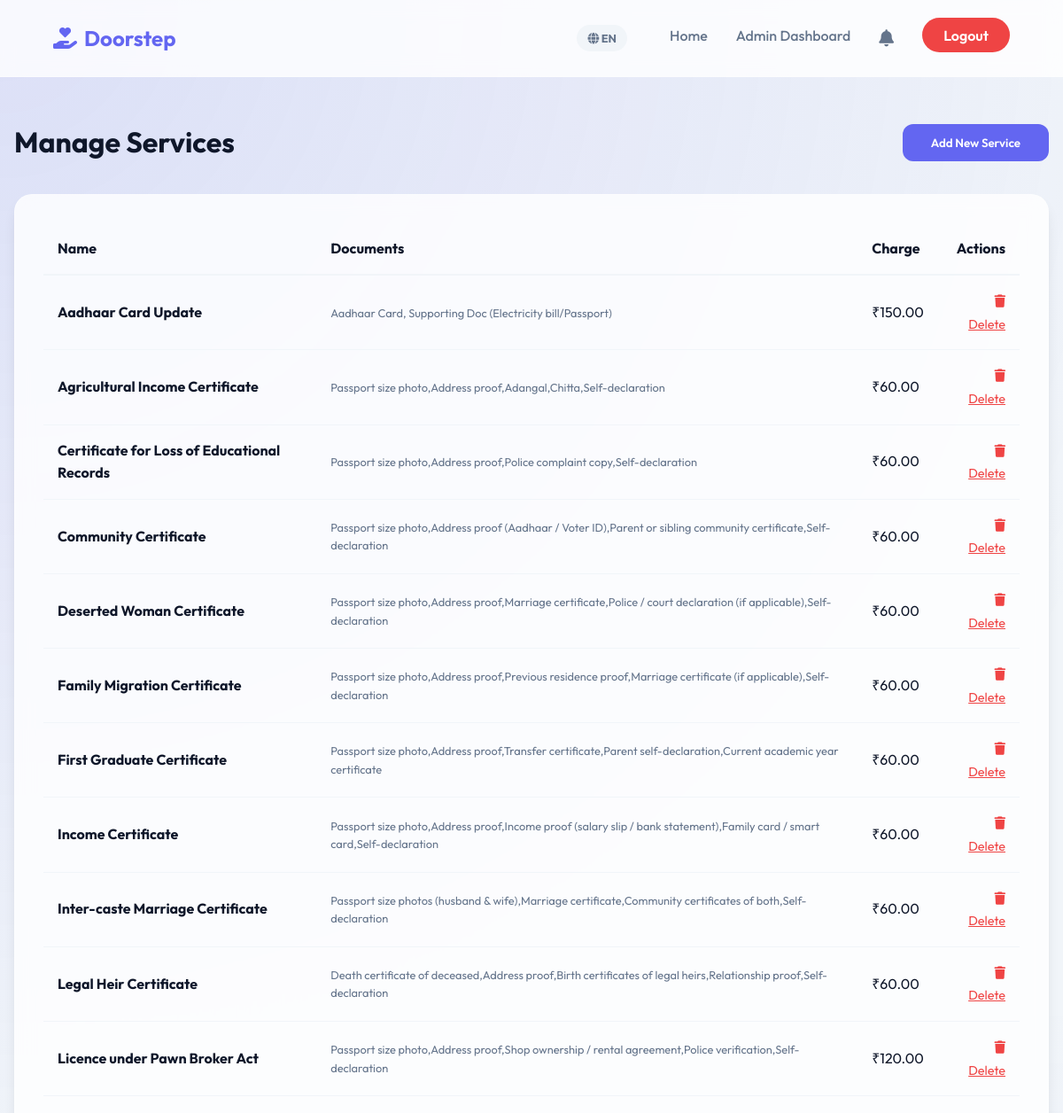
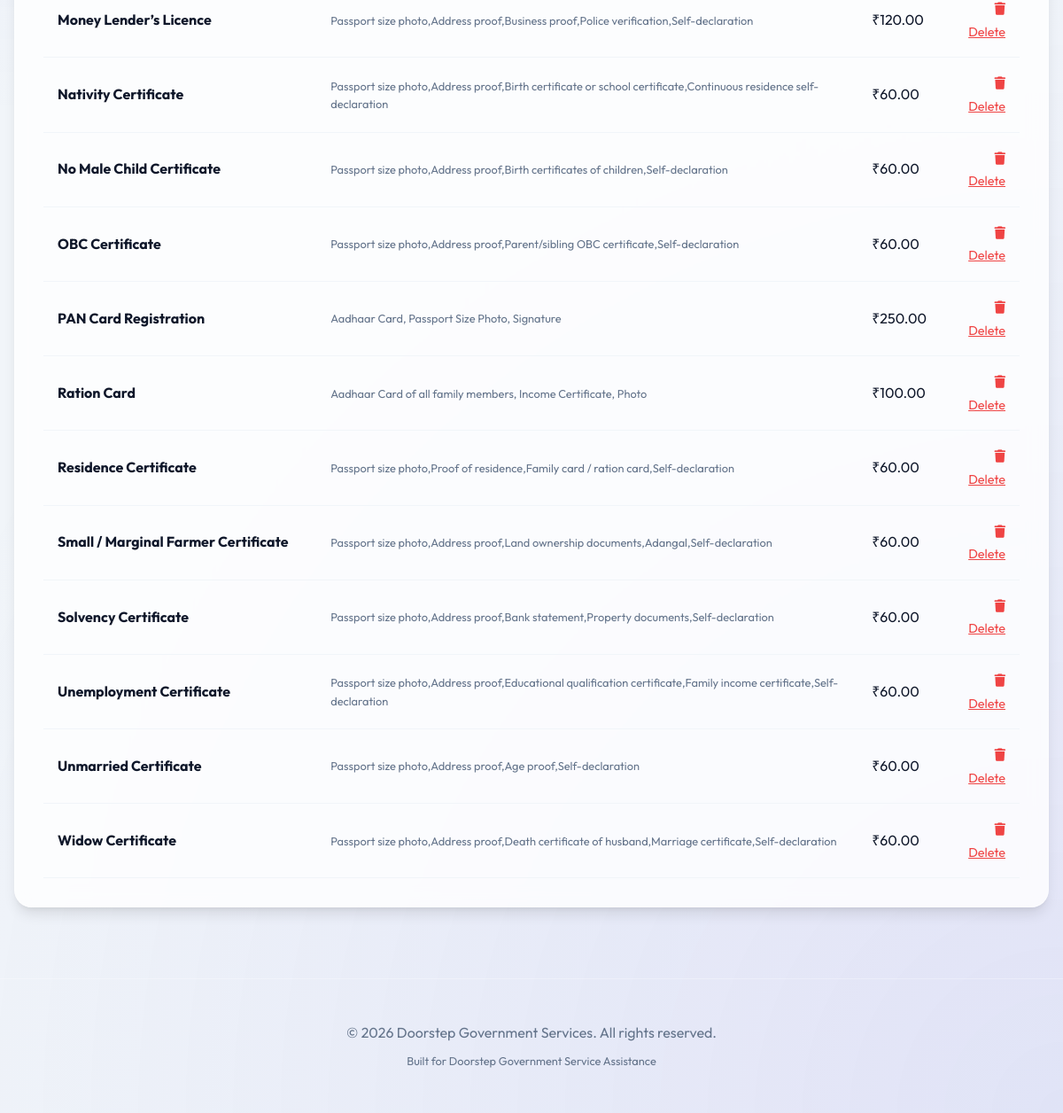
The app's page /admin/manage_services.php (signed in) with its own data (2 pictures, top to bottom).
### tables this page shows
CREATE TABLE IF NOT EXISTS services (
    id INT AUTO_INCREMENT PRIMARY KEY,
    service_name VARCHAR(100) NOT NULL,
    description TEXT,
    required_documents TEXT,  
    service_charge DECIMAL(10, 2) NOT NULL,
    estimated_days INT NOT NULL,
    service_type ENUM('Remote', 'In-Person Visit', 'Agent-Handled') DEFAULT 'In-Person Visit',
    icon_path VARCHAR(255),
    created_at TIMESTAMP DEFAULT CURRENT_TIMESTAMP
);

### admin/manage_services.php (the view, shortened to what this page needs)
<?php
include '../includes/header.php';
$services = $pdo->query("SELECT * FROM services ORDER BY service_name ASC")->fetchAll();
?>
<div class="container">
    <div style="display: flex; justify-content: space-between; align-items: center; margin-bottom: 2rem;">
        <h1>Manage Services</h1>
        <button onclick="toggleForm()" class="btn btn-primary">Add New Service</button>
    </div>
    <div class="card">
        <table style="width: 100%; border-collapse: collapse;">
            <thead>
                <tr style="border-bottom: 2px solid #f1f5f9;">
                    <th style="padding: 1rem; text-align: left;">Name</th>
                    <th style="padding: 1rem; text-align: left;">Documents</th>
                    <th style="padding: 1rem; text-align: left;">Charge</th>
                    <th style="padding: 1rem; text-align: right;">Actions</th>
                </tr>
            </thead>
            <tbody>
                <?php foreach ($services as $s): ?>
                    <tr style="border-bottom: 1px solid #f1f5f9;">
                        <td style="padding: 1rem;"><strong><?php echo $s['service_name']; ?></strong></td>
                        <td style="padding: 1rem; font-size: 0.8rem; color: var(--secondary);"><?php echo $s['required_documents']; ?></td>
                        <td style="padding: 1rem;"><?php echo CURRENCY . $s['service_charge']; ?></td>
                        <td style="padding: 1rem; text-align: right;">
                            <a href="../actions/service_action.php?delete=<?php echo $s['id']; ?>" style="color: var(--danger); font-size: 0.9rem;" onclick="return confirm('Are you sure?')"><i class="fas fa-trash"></i> Delete</a>
                        </td>
                    </tr>
                <?php endforeach; ?>
            </tbody>
        </table>
    </div>
</div>
<?php include '../includes/footer.php'; ?>

### assets/css/style.css (style rules this page uses)
:root { --primary: #6366f1; --primary-hover: #4f46e5; --secondary: #64748b; --dark: #0f172a; --light: #f8fafc; --success: #22c55e; --warning: #f59e0b; --danger: #ef4444; --glass: rgba(255, 255, 255, 0.8); --glass-border: rgba(255, 255, 255, 0.3); --card-shadow: 0 10px 15px -3px rgba(0, 0, 0, 0.1), 0 4px 6px -2px rgba(0, 0, 0, 0.05); }
* { margin: 0; padding: 0; box-sizing: border-box; font-family: 'Outfit', sans-serif; }
body { background-color: #f1f5f9; color: var(--dark); line-height: 1.6; min-height: 100vh; }
.container { max-width: 1200px; margin: 3rem auto; padding: 0 1rem; }
.card { background: var(--glass); backdrop-filter: blur(10px); border: 1px solid var(--glass-border); border-radius: 20px; padding: 2rem; box-shadow: var(--card-shadow); transition: transform 0.3s; }
.btn { display: inline-block; padding: 0.8rem 2rem; border-radius: 12px; font-weight: 600; text-decoration: none; cursor: pointer; border: none; transition: all 0.3s; }
.btn-primary { background: var(--primary); color: white; }

### records on screen
services: service_name "Aadhaar Card Update", required_documents "Aadhaar Card, Supporting Doc (Electricity bill/Passport)", service_charge "150.00"
services: service_name "Agricultural Income Certificate", required_documents "Passport size photo,Address proof,Adangal,Chitta,Self-declaration", service_charge "60.00"
services: service_name "Certificate for Loss of Educational Records", required_documents "Passport size photo,Address proof,Police complaint copy,Self-declaration", service_charge "60.00"
services: service_name "Community Certificate", required_documents "Passport size photo,Address proof (Aadhaar / Voter ID),Parent or sibling community certificate,Self-declaration", service_charge "60.00"
services: service_name "Deserted Woman Certificate", required_documents "Passport size photo,Address proof,Marriage certificate,Police / court declaration (if applicable),Self-declaration", service_charge "60.00"
services: service_name "Family Migration Certificate", required_documents "Passport size photo,Address proof,Previous residence proof,Marriage certificate (if applicable),Self-declaration", service_charge "60.00"
services: service_name "First Graduate Certificate", required_documents "Passport size photo,Address proof,Transfer certificate,Parent self-declaration,Current academic year certificate", service_charge "60.00"
services: service_name "Income Certificate", required_documents "Passport size photo,Address proof,Income proof (salary slip / bank statement),Family card / smart card,Self-declaration", service_charge "60.00"
services: service_name "Inter-caste Marriage Certificate", required_documents "Passport size photos (husband & wife),Marriage certificate,Community certificates of both,Self-declaration", service_charge "60.00"
services: service_name "Legal Heir Certificate", required_documents "Death certificate of deceased,Address proof,Birth certificates of legal heirs,Relationship proof,Self-declaration", service_charge "60.00"
services: service_name "Licence under Pawn Broker Act", required_documents "Passport size photo,Address proof,Shop ownership / rental agreement,Police verification,Self-declaration", service_charge "120.00"
services: service_name "Money Lender’s Licence", required_documents "Passport size photo,Address proof,Business proof,Police verification,Self-declaration", service_charge "120.00"
services: service_name "Nativity Certificate", required_documents "Passport size photo,Address proof,Birth certificate or school certificate,Continuous residence self-declaration", service_charge "60.00"
services: service_name "No Male Child Certificate", required_documents "Passport size photo,Address proof,Birth certificates of children,Self-declaration", service_charge "60.00"
services: service_name "OBC Certificate", required_documents "Passport size photo,Address proof,Parent/sibling OBC certificate,Self-declaration", service_charge "60.00"
services: service_name "PAN Card Registration", required_documents "Aadhaar Card, Passport Size Photo, Signature", service_charge "250.00"
services: service_name "Ration Card", required_documents "Aadhaar Card of all family members, Income Certificate, Photo", service_charge "100.00"
services: service_name "Residence Certificate", required_documents "Passport size photo,Proof of residence,Family card / ration card,Self-declaration", service_charge "60.00"
services: service_name "Small / Marginal Farmer Certificate", required_documents "Passport size photo,Address proof,Land ownership documents,Adangal,Self-declaration", service_charge "60.00"
services: service_name "Solvency Certificate", required_documents "Passport size photo,Address proof,Bank statement,Property documents,Self-declaration", service_charge "60.00"
services: service_name "Unemployment Certificate", required_documents "Passport size photo,Address proof,Educational qualification certificate,Family income certificate,Self-declaration", service_charge "60.00"
services: service_name "Unmarried Certificate", required_documents "Passport size photo,Address proof,Age proof,Self-declaration", service_charge "60.00"
services: service_name "Widow Certificate", required_documents "Passport size photo,Address proof,Death certificate of husband,Marriage certificate,Self-declaration", service_charge "60.00"

### other values on screen
$lang "EN"
__('home') "Home"
APP_NAME "Doorstep Government Services"
